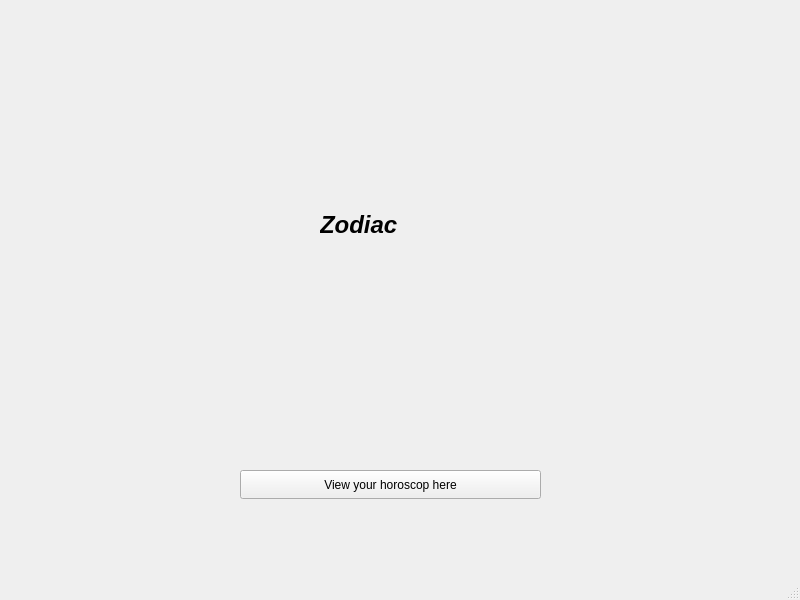
<?xml version="1.0" encoding="UTF-8"?>
<ui version="4.0">
 <class>MainWindow</class>
 <widget class="QMainWindow" name="MainWindow">
  <property name="geometry">
   <rect>
    <x>0</x>
    <y>0</y>
    <width>800</width>
    <height>600</height>
   </rect>
  </property>
  <property name="windowTitle">
   <string>Zodiac</string>
  </property>
  <property name="windowIcon">
   <iconset resource="resources.qrc">
    <normaloff>:/img/zodiac_icon.png</normaloff>:/img/zodiac_icon.png</iconset>
  </property>
  <widget class="QWidget" name="centralwidget">
   <widget class="QPushButton" name="horoscop_button">
    <property name="geometry">
     <rect>
      <x>240</x>
      <y>470</y>
      <width>301</width>
      <height>29</height>
     </rect>
    </property>
    <property name="text">
     <string>View your horoscop here</string>
    </property>
   </widget>
   <widget class="QLabel" name="label">
    <property name="geometry">
     <rect>
      <x>320</x>
      <y>200</y>
      <width>101</width>
      <height>51</height>
     </rect>
    </property>
    <property name="text">
     <string>&lt;html&gt;&lt;head/&gt;&lt;body&gt;&lt;h1 style=&quot; margin-top:18px; margin-bottom:12px; margin-left:0px; margin-right:0px; -qt-block-indent:0; text-indent:0px;&quot;&gt;&lt;span style=&quot; font-size:xx-large; font-weight:700; font-style:italic;&quot;&gt;Zodiac&lt;/span&gt;&lt;/h1&gt;&lt;/body&gt;&lt;/html&gt;</string>
    </property>
   </widget>
  </widget>
  <widget class="QMenuBar" name="menubar">
   <property name="geometry">
    <rect>
     <x>0</x>
     <y>0</y>
     <width>800</width>
     <height>25</height>
    </rect>
   </property>
  </widget>
  <widget class="QStatusBar" name="statusbar"/>
 </widget>
 <resources>
  <include location="resources.qrc"/>
 </resources>
 <connections/>
</ui>
